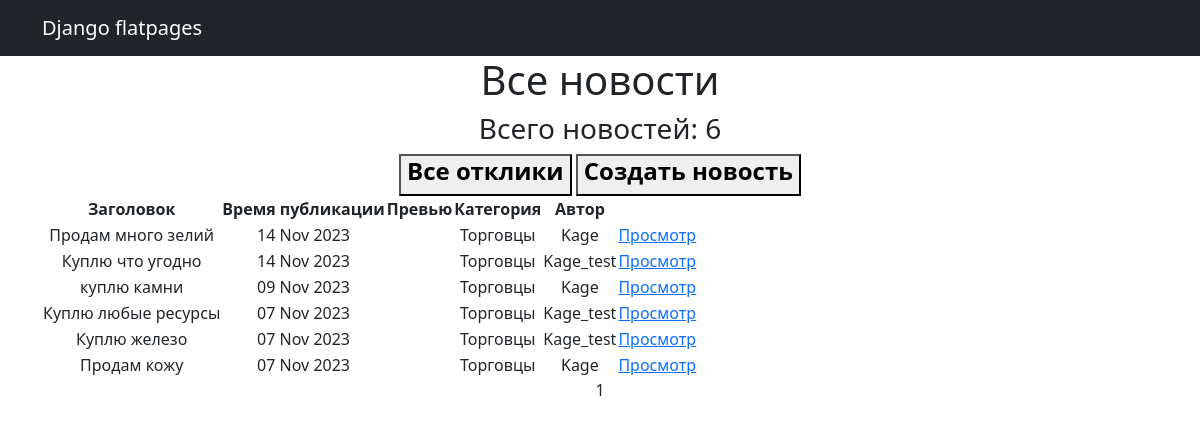
The app's page /posts/, older data.
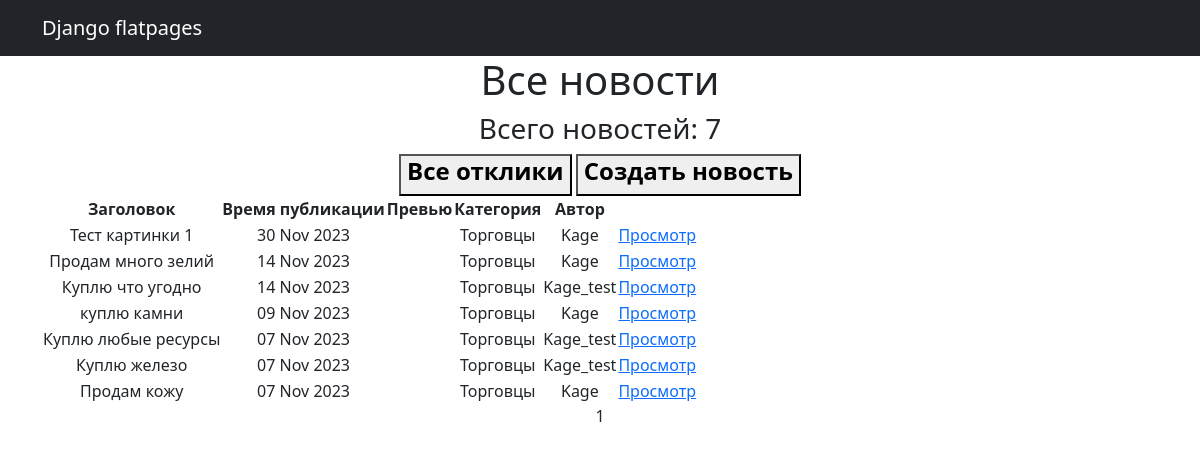
The same page, newer data.
### PostBoard_main/models.py (models this page shows, shortened)
class Posts(models.Model):
    tanks = 'TK'
    healers = 'HL'
    damage_dealers = 'DD'
    merchants = 'MR'
    guild_masters = 'GM'
    quest_givers = 'QG'
    smiths = 'SM'
    leather_workers = 'LW'
    potion_masters = 'PM'
    enchanters = 'EH'
    TYPE = [
        (tanks, 'Танки'), (healers, 'Хилеры'), (damage_dealers, 'ДД'), (merchants, 'Торговцы'),
        (guild_masters, 'Гильдмастера'), (quest_givers, 'Квестгиверы'), (smiths, 'Кузнецы'),
        (leather_workers, 'Кожевники'), (potion_masters, 'Зельевары'), (enchanters, 'Мастера заклинаний')
    ]
    type_post = models.CharField(max_length=2, choices=TYPE, default='MR')
    time_in = models.DateTimeField(auto_now_add=True)
    headline = models.CharField(max_length=128)
    text = RichTextUploadingField(config_name='my-toolbar')
    category = models.ForeignKey(Category, on_delete=models.CASCADE, related_name='category')
    to_reg_user = models.ForeignKey(User, on_delete=models.CASCADE)

class Category(models.Model):
    name = models.CharField(max_length=30, unique=True, help_text=_('Category name'))
    subscriber = models.ManyToManyField(User, through='Subscriptions')
    def __str__(self):
        return self.name.title()

### PostBoard_main/views.py (the view)
# urls.py: path('', PostsList.as_view(), name='posts'),
class PostsList(ListView):
    raise_exception = True
    model = Posts
    ordering = '-time_in'
    template_name = 'posts.html'
    context_object_name = 'posts'
    paginate_by = 20
    def get_context_data(self, **kwargs):
        context = super().get_context_data(**kwargs)
        context['time_now', 'is_reg'] = datetime.utcnow(), \
            self.request.user.groups.filter(name='Зарегистрированные пользователи').exists()
        return context

### templates/posts.html (shortened to what this page needs)
<!DOCTYPE html>
{% extends 'flatpages/default.html' %}
{% block content %}
    <h1>Все новости</h1>
    <h3>Всего новостей: {{ posts|length }}</h3>
    <button>
        <a class="nav-link" href="{% url 'responses' %}">
            <h4><strong>Все отклики</strong></h4>
        </a>
    </button>
    {% if not is_author %}
    <button>
        <a class="nav-link" href="{% url 'post_create' %}">
            <h4><strong>Создать новость</strong></h4>
        </a>
    </button>
    {% endif %}
    {% if posts %}
        <table>
            <tr>
                <th>Заголовок</th>
                <th>Время публикации</th>
                <th>Превью</th>
                <th>Категория</th>
                <th>Автор</th>
            </tr>
            {% for category in posts %}
            <tr>
                <td>{{ category.headline }}</td>
                <td>{{ category.time_in|date:'d M Y'  }}</td>
                <td>{{ category.preview }}</td>
                <td>{{ category.category }}</td>
                <td>{{ category.to_reg_user }}</td>
                <td>
                    <a href="{% url 'post_detail' pk=category.id %}"> Просмотр </a>
                </td>
            </tr>
            {% endfor %}
        </table>
    {% else %}
        <h2>Новостей нет! Вообще нет!</h2>
    {% endif %}
    {{ page_obj.number }}
{% endblock content%}

Row changes from the older to the newer data that the page shows:
added Posts: headline "Тест картинки 1", time_in "30 Nov 2023", category "Торговцы", to_reg_user "Kage"
Text that changed along with them:
{{ posts|length }}: "6" → "7"
